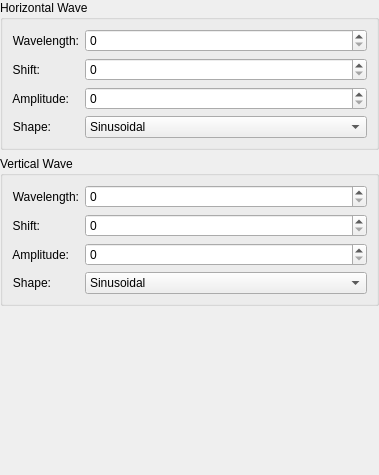
<?xml version="1.0" encoding="UTF-8"?>
<ui version="4.0">
 <author>
    SPDX-FileCopyrightText: none
    SPDX-License-Identifier: GPL-3.0-or-later
  </author>
 <class>WdgWaveOptions</class>
 <widget class="QWidget" name="WdgWaveOptions">
  <property name="geometry">
   <rect>
    <x>0</x>
    <y>0</y>
    <width>379</width>
    <height>475</height>
   </rect>
  </property>
  <layout class="QGridLayout">
   <property name="leftMargin">
    <number>0</number>
   </property>
   <property name="topMargin">
    <number>0</number>
   </property>
   <property name="rightMargin">
    <number>0</number>
   </property>
   <property name="bottomMargin">
    <number>0</number>
   </property>
   <property name="verticalSpacing">
    <number>6</number>
   </property>
   <item row="2" column="0">
    <spacer>
     <property name="orientation">
      <enum>Qt::Vertical</enum>
     </property>
     <property name="sizeType">
      <enum>QSizePolicy::Expanding</enum>
     </property>
     <property name="sizeHint" stdset="0">
      <size>
       <width>20</width>
       <height>60</height>
      </size>
     </property>
    </spacer>
   </item>
   <item row="0" column="0">
    <widget class="QGroupBox" name="groupBox1">
     <property name="title">
      <string>Horizontal Wave</string>
     </property>
     <layout class="QFormLayout" name="formLayout_2">
      <property name="leftMargin">
       <number>9</number>
      </property>
      <property name="topMargin">
       <number>9</number>
      </property>
      <property name="rightMargin">
       <number>9</number>
      </property>
      <property name="bottomMargin">
       <number>9</number>
      </property>
      <item row="0" column="0">
       <widget class="QLabel" name="textLabel1">
        <property name="text">
         <string>Wavelength:</string>
        </property>
        <property name="alignment">
         <set>Qt::AlignRight|Qt::AlignTrailing|Qt::AlignVCenter</set>
        </property>
        <property name="wordWrap">
         <bool>false</bool>
        </property>
       </widget>
      </item>
      <item row="0" column="1">
       <widget class="KisSliderSpinBox" name="intHWavelength" native="true">
        <property name="sizePolicy">
         <sizepolicy hsizetype="Expanding" vsizetype="Preferred">
          <horstretch>0</horstretch>
          <verstretch>0</verstretch>
         </sizepolicy>
        </property>
       </widget>
      </item>
      <item row="1" column="0">
       <widget class="QLabel" name="textLabel2">
        <property name="text">
         <string>Shift:</string>
        </property>
        <property name="alignment">
         <set>Qt::AlignRight|Qt::AlignTrailing|Qt::AlignVCenter</set>
        </property>
        <property name="wordWrap">
         <bool>false</bool>
        </property>
       </widget>
      </item>
      <item row="1" column="1">
       <widget class="KisSliderSpinBox" name="intHShift" native="true">
        <property name="sizePolicy">
         <sizepolicy hsizetype="Expanding" vsizetype="Preferred">
          <horstretch>0</horstretch>
          <verstretch>0</verstretch>
         </sizepolicy>
        </property>
       </widget>
      </item>
      <item row="2" column="0">
       <widget class="QLabel" name="textLabel2_2">
        <property name="text">
         <string>Amplitude:</string>
        </property>
        <property name="alignment">
         <set>Qt::AlignRight|Qt::AlignTrailing|Qt::AlignVCenter</set>
        </property>
        <property name="wordWrap">
         <bool>false</bool>
        </property>
       </widget>
      </item>
      <item row="3" column="0">
       <widget class="QLabel" name="textLabel1_2">
        <property name="text">
         <string>Shape:</string>
        </property>
        <property name="alignment">
         <set>Qt::AlignRight|Qt::AlignTrailing|Qt::AlignVCenter</set>
        </property>
        <property name="wordWrap">
         <bool>false</bool>
        </property>
       </widget>
      </item>
      <item row="3" column="1">
       <widget class="KComboBox" name="cbHShape">
        <property name="sizePolicy">
         <sizepolicy hsizetype="Preferred" vsizetype="Fixed">
          <horstretch>0</horstretch>
          <verstretch>0</verstretch>
         </sizepolicy>
        </property>
        <property name="minimumSize">
         <size>
          <width>130</width>
          <height>0</height>
         </size>
        </property>
        <item>
         <property name="text">
          <string>Sinusoidal</string>
         </property>
        </item>
        <item>
         <property name="text">
          <string>Triangle</string>
         </property>
        </item>
       </widget>
      </item>
      <item row="2" column="1">
       <widget class="KisSliderSpinBox" name="intHAmplitude" native="true">
        <property name="sizePolicy">
         <sizepolicy hsizetype="Expanding" vsizetype="Preferred">
          <horstretch>0</horstretch>
          <verstretch>0</verstretch>
         </sizepolicy>
        </property>
       </widget>
      </item>
     </layout>
    </widget>
   </item>
   <item row="1" column="0">
    <widget class="QGroupBox" name="Vertical_wave">
     <property name="title">
      <string>Vertical Wave</string>
     </property>
     <layout class="QFormLayout" name="formLayout">
      <property name="leftMargin">
       <number>9</number>
      </property>
      <property name="topMargin">
       <number>9</number>
      </property>
      <property name="rightMargin">
       <number>9</number>
      </property>
      <property name="bottomMargin">
       <number>9</number>
      </property>
      <item row="0" column="0">
       <widget class="QLabel" name="textLabel1_3">
        <property name="text">
         <string>Wavelength:</string>
        </property>
        <property name="alignment">
         <set>Qt::AlignRight|Qt::AlignTrailing|Qt::AlignVCenter</set>
        </property>
        <property name="wordWrap">
         <bool>false</bool>
        </property>
       </widget>
      </item>
      <item row="1" column="0">
       <widget class="QLabel" name="textLabel2_3">
        <property name="text">
         <string>Shift:</string>
        </property>
        <property name="alignment">
         <set>Qt::AlignRight|Qt::AlignTrailing|Qt::AlignVCenter</set>
        </property>
        <property name="wordWrap">
         <bool>false</bool>
        </property>
       </widget>
      </item>
      <item row="2" column="0">
       <widget class="QLabel" name="textLabel2_2_2">
        <property name="text">
         <string>Amplitude:</string>
        </property>
        <property name="alignment">
         <set>Qt::AlignRight|Qt::AlignTrailing|Qt::AlignVCenter</set>
        </property>
        <property name="wordWrap">
         <bool>false</bool>
        </property>
       </widget>
      </item>
      <item row="3" column="0">
       <widget class="QLabel" name="textLabel1_2_2">
        <property name="text">
         <string>Shape:</string>
        </property>
        <property name="alignment">
         <set>Qt::AlignRight|Qt::AlignTrailing|Qt::AlignVCenter</set>
        </property>
        <property name="wordWrap">
         <bool>false</bool>
        </property>
       </widget>
      </item>
      <item row="3" column="1">
       <widget class="KComboBox" name="cbVShape">
        <property name="sizePolicy">
         <sizepolicy hsizetype="Preferred" vsizetype="Fixed">
          <horstretch>0</horstretch>
          <verstretch>0</verstretch>
         </sizepolicy>
        </property>
        <property name="minimumSize">
         <size>
          <width>130</width>
          <height>0</height>
         </size>
        </property>
        <item>
         <property name="text">
          <string>Sinusoidal</string>
         </property>
        </item>
        <item>
         <property name="text">
          <string>Triangle</string>
         </property>
        </item>
       </widget>
      </item>
      <item row="0" column="1">
       <widget class="KisSliderSpinBox" name="intVWavelength" native="true">
        <property name="sizePolicy">
         <sizepolicy hsizetype="Expanding" vsizetype="Preferred">
          <horstretch>0</horstretch>
          <verstretch>0</verstretch>
         </sizepolicy>
        </property>
       </widget>
      </item>
      <item row="1" column="1">
       <widget class="KisSliderSpinBox" name="intVShift" native="true">
        <property name="sizePolicy">
         <sizepolicy hsizetype="Expanding" vsizetype="Preferred">
          <horstretch>0</horstretch>
          <verstretch>0</verstretch>
         </sizepolicy>
        </property>
       </widget>
      </item>
      <item row="2" column="1">
       <widget class="KisSliderSpinBox" name="intVAmplitude" native="true">
        <property name="sizePolicy">
         <sizepolicy hsizetype="Expanding" vsizetype="Preferred">
          <horstretch>0</horstretch>
          <verstretch>0</verstretch>
         </sizepolicy>
        </property>
       </widget>
      </item>
     </layout>
    </widget>
   </item>
  </layout>
 </widget>
 <customwidgets>
  <customwidget>
   <class>KComboBox</class>
   <extends>QComboBox</extends>
   <header>kcombobox.h</header>
  </customwidget>
  <customwidget>
   <class>KisSliderSpinBox</class>
   <extends>QSpinBox</extends>
   <header>kis_slider_spin_box.h</header>
   <container>1</container>
  </customwidget>
 </customwidgets>
 <tabstops>
  <tabstop>cbHShape</tabstop>
  <tabstop>cbVShape</tabstop>
 </tabstops>
 <resources/>
 <connections/>
</ui>
